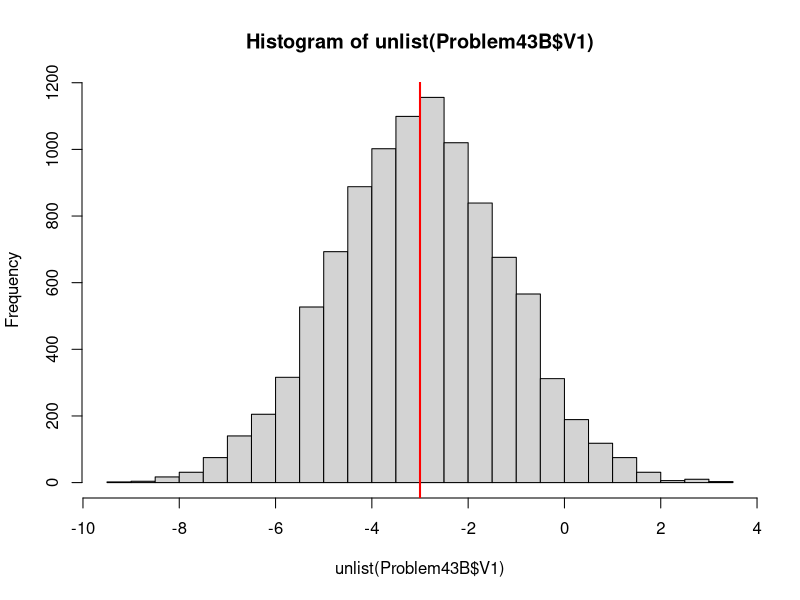
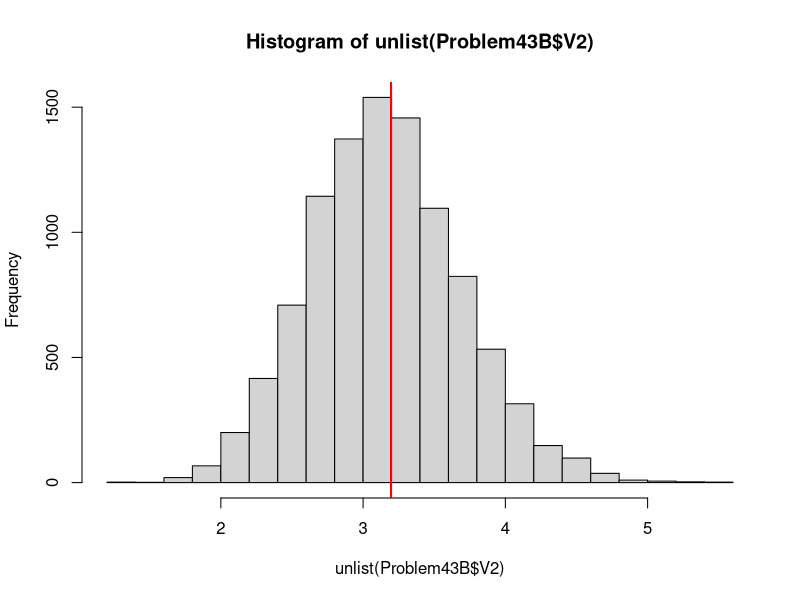
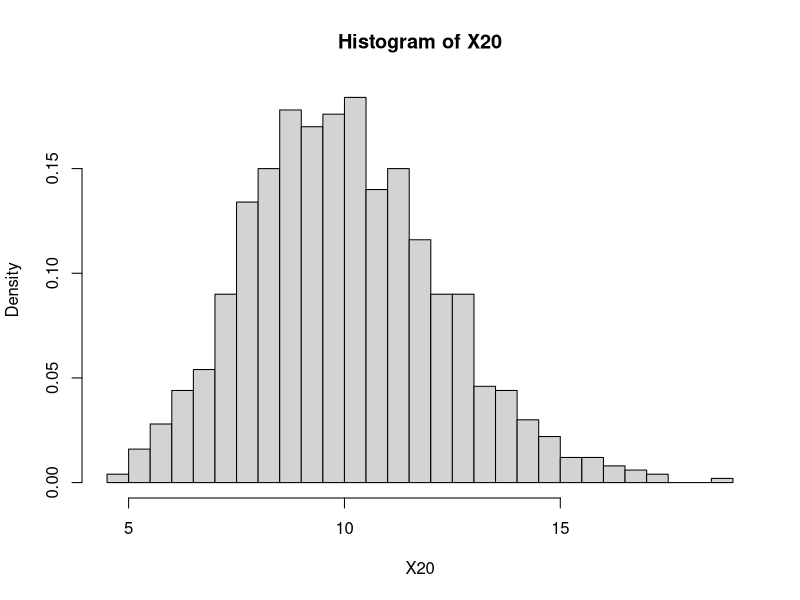
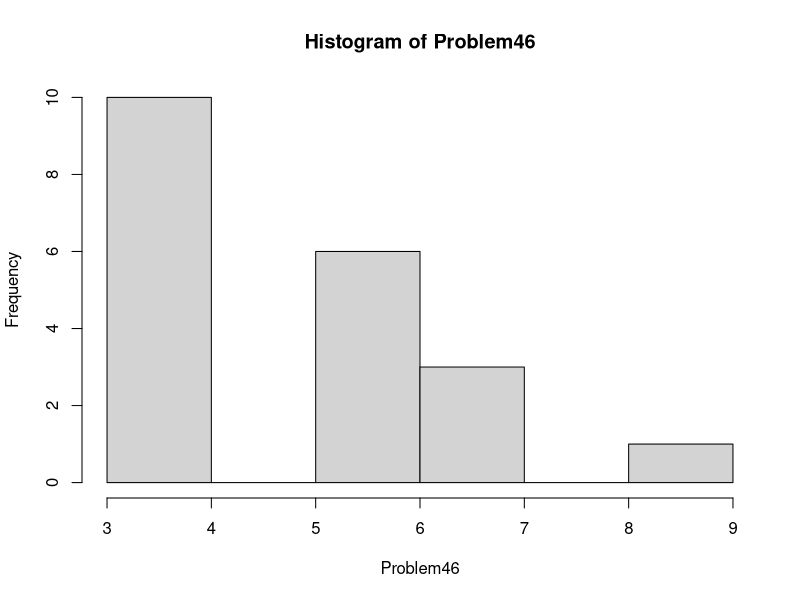

The R source for these figures, in order:
#' ---
#' title: "Analytics 511 Homework 6"
#' author: "Arif Ali"
#' date: "Oct 29th, 2015"
#' ---
######Problem 41
Z = (51-48)/(9/sqrt(30))
pnorm(Z, lower.tail = F)
#[1] 0.03394458
######Problem 42
# For each Xi ~ U(0,1) the mean is .5 so the mean of Z is 12*.5-6 = 0
# For the variance of each Xi, it is 1/12*(1-0) = 1/12
# The Variance of Z is 1/12*12 - 0 = 1
# Z has the mean and variance of a standard normal distribution
# By theorem 4,2, since all X are i.i.d witht the same variances and means,
# Then any constant z will follow the normal distribution.
######Problem 43
#Part A
meanY_X = 7-10
#[1] -3
sdY_X = sqrt(9/sqrt(9)+25/sqrt(12))
#[1] 3.196385
#Part B
simX_Y = function(i){
  X = rnorm(9, mean = 7, sd = 3)
  Y = rnorm(12, mean = 10, sd = 5)
  meanY_X = mean(X) - mean(Y)
  sdY_X = sqrt((sd(X))^2/sqrt(length(X))+(sd(Y))^2/sqrt(length(Y)))
  return(list(meanY_X, sdY_X))
}
Problem43B = sapply(1:10000, simX_Y)

Problem43B = as.data.frame(t(Problem43B))
hist(unlist(Problem43B$V1), breaks = 25)
abline(v = meanY_X, col = "red", lwd = 2)
mean(unlist(Problem43B$V1))
hist(unlist(Problem43B$V2), breaks = 25)
abline(v = sdY_X, col = "red", lwd = 2)
mean(unlist(Problem43B$V2))
# Based on the histogram and the means of the simulationed SE and mean,
# both seem close to the theoretical ones.  

######Problem 44
#Part A
X20 = replicate(1000, sum(rexp(20, rate = 2)))
hist(X20, probability = T, breaks = 25)
#Part B
mean(X20)
var(X20)
#Part C
mean(X20<=10)
######Problem 45
my.vars = sapply(rep(20, times = 1000), function(x){var(rnorm(x, 25, 7))})
mean(my.vars)
var(my.vars)
#hist(my.vars, breaks = 25)
# dev.new()
# qqnorm(my.vars)
# qqline(my.vars)
# at n = 20, the qqnorm plot does not follow the the qqline; therefore it
# does not appear to be normally distributed. The Histogram is skrewed
my.vars = sapply(rep(50, times = 1000), function(x){var(rnorm(x, 25, 7))})
mean(my.vars)
var(my.vars)
#hist(my.vars, breaks = 25)
# dev.new()
# qqnorm(my.vars)
# qqline(my.vars)
# at n = 50, the qqnorm plot follows the qqline close than at n = 20, but it
# still deviates a significant amount of the time so, it does not appear to
# be normally distributed. The histogram has two peaks.
my.vars = sapply(rep(200, times = 1000), function(x){var(rnorm(x, 25, 7))})
mean(my.vars)
var(my.vars)
#hist(my.vars, breaks = 25)
# dev.new()
# qqnorm(my.vars)
# qqline(my.vars)
# At n = 200, it closely follows the line so it is normally distributed. The
# histogram is a rough, but looks somewaht bell shaped.
######Problem 46
pop = c(3,6,7,9,11,14)
Problem46 = combn(pop, m = 3, FUN = min)
mean(Problem46)
hist(Problem46)
# It looks like we are trying to estimate the min of the population. That seems
# to be the parameter
######Problem 47
###Part A
#E(X) = 10
###Part B
my.means = replicate(1000, mean(rexp(30, rate = 1/10)))
mean(my.means>=12)
###Part C
#The proportion doesn't seem too small, so it's not unsual.
######Problem 48
###Part A
#  fmin(x) = n(1-(1-e^-(lambda*x)))^(n-1)*lambda*e^(-lambda*x) =
#  n*e^((n-1)*(-lambda*x)*e^-(lambda*x)=n*lambda*e^(-n*lambda*x)
# Xmin ~ exp(n*lambda)
###Part B
Problem48B = replicate(1000, min(rexp(25, rate = 7)))
1/(25*7) - mean(Problem48B)
